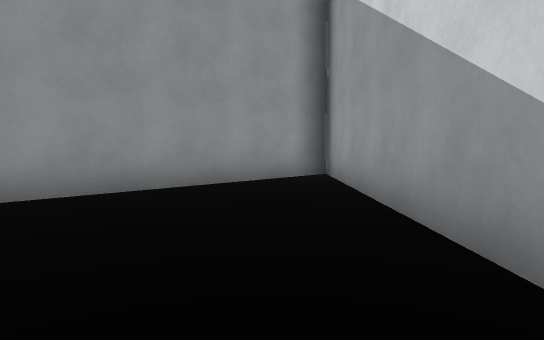
[1] (above)

12 first-person views from a walk through a level from a Godot 3-D game. The camera is 1.3 m above the floor, tilts 4° down and sees 75° across. The floor is counted in squares, 2 m on a side. Each view is taken from the middle of a square. On the plan, view 1 faces up. The plan holds only what a view shows up to about 10 squares ahead; the rest is blank. The place goes on beyond the plan. Characters and animated objects are left out. Surface patterns are stand-ins for the level's own textures.

[2]
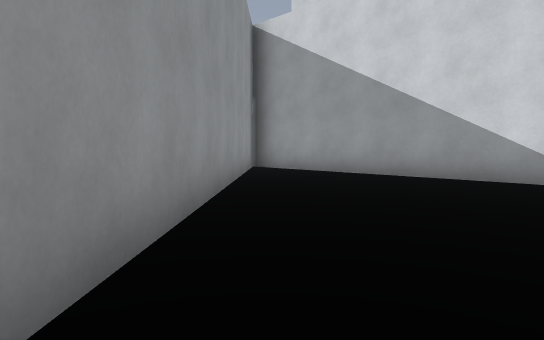

[3]
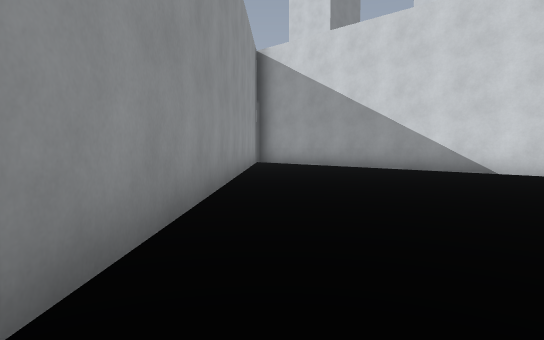

[4]
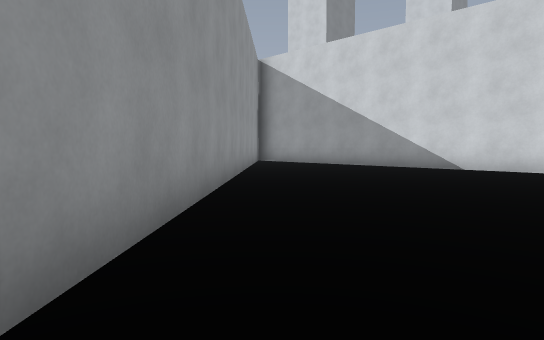

[5]
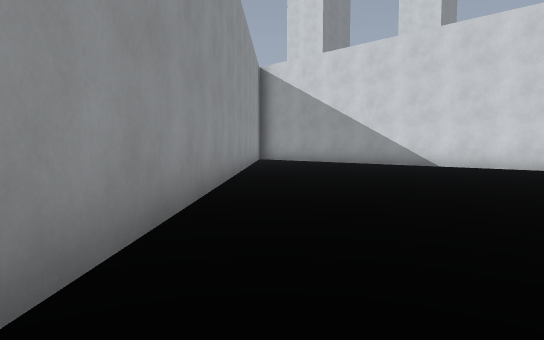

[6]
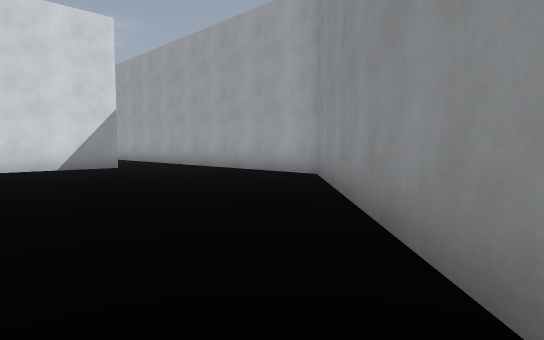

[7]
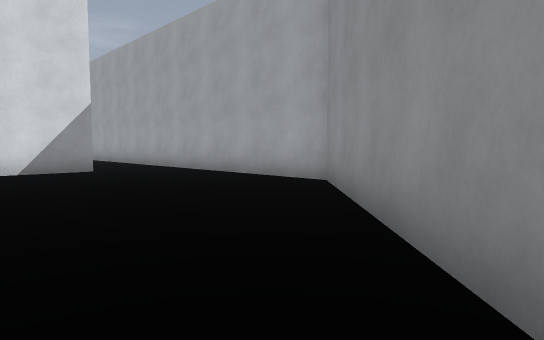

[8]
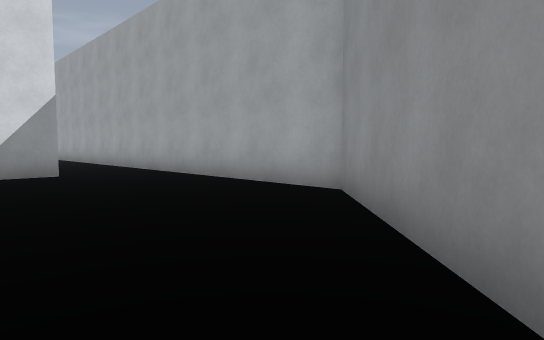

[9]
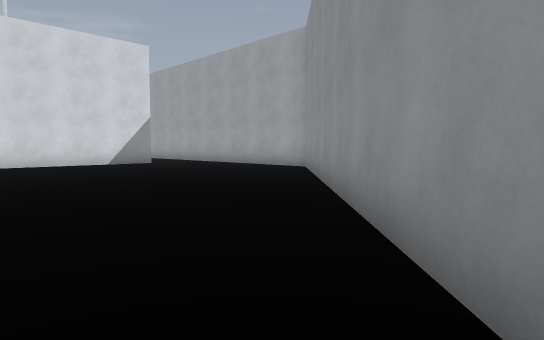

[10]
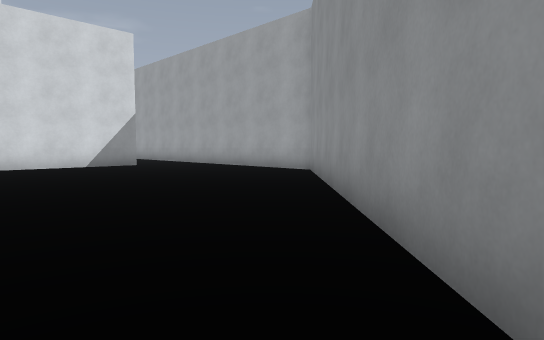

[11]
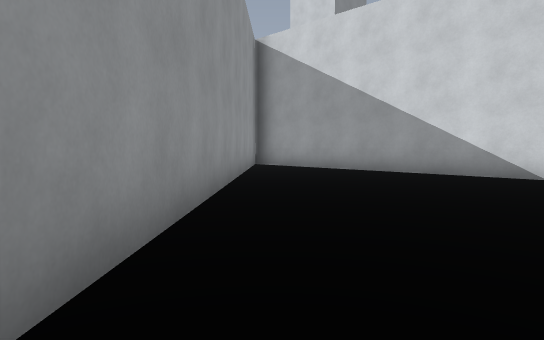

[12]
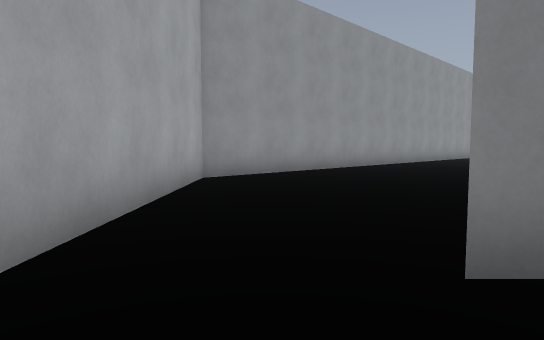

### Floor plan
Points are (right, up) in squares from view 1. A wall is a line through its corners. A room is listed if a view was taken in it or the views show most of it. See-through windows are left out.
Room 1 (views 1, 2, 3, 4, 5, 6, 7, 8, 9, 10, 11)
walls: (1.2, -2.6) (1.2, 8.1); (-9.1, -9.3) (-4.5, -9.3); (0, 7) (-11.4, -3.9) (-11.4, -9.4)
ways out: opening at (-10, -9) to room 2
Room 2 (view 12)
walls: (1.2, 8.1) (0, 7); (-8.6, -9.3) (-9.1, -9.3); (-11.4, -9.4) (-11.4, -10.9)
ways out: opening at (-10, -9) to room 1

Where each view was taken, in squares from view 1:
view 1: 0 up, 0 right, facing up
view 2: 0 up, 6 left, facing up-right
view 3: 2 down, 8 left, facing up-right
view 4: 3 down, 9 left, facing up-right
view 5: 4 down, 10 left, facing up-right
view 6: 1 up, 5 left, facing down-left
view 7: 0 up, 6 left, facing down-left
view 8: 1 down, 7 left, facing down-left
view 9: 3 up, 3 left, facing down-left
view 10: 2 up, 4 left, facing down-left
view 11: 1 down, 7 left, facing up-right
view 12: 11 down, 10 left, facing up
